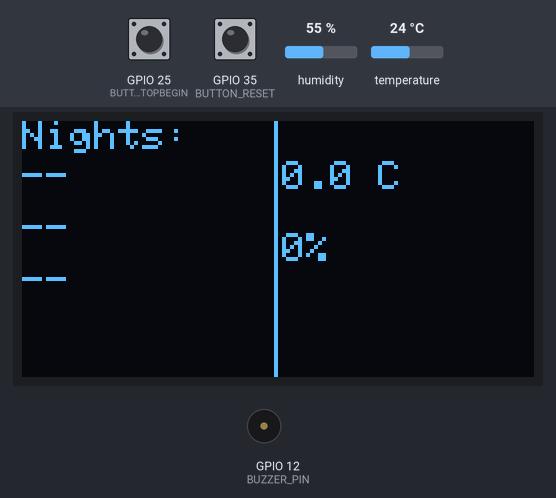
A sketch run on a simulated ESP32. Parts: 128×64 one-colour display, buzzer (waves = sounding, pin HIGH). The test bench sets the inputs (shaded band); at power-on: GPIO 25 (BUTTON_STOPBEGIN) LOW, humidity 55 %, GPIO 35 (BUTTON_RESET) LOW, temperature 24 °C. EEPROM starts erased.

Above: at 1.2 s.
1.3 s: GPIO 25 (BUTTON_STOPBEGIN) pulled HIGH for 0.15 s
At 2.04 s:
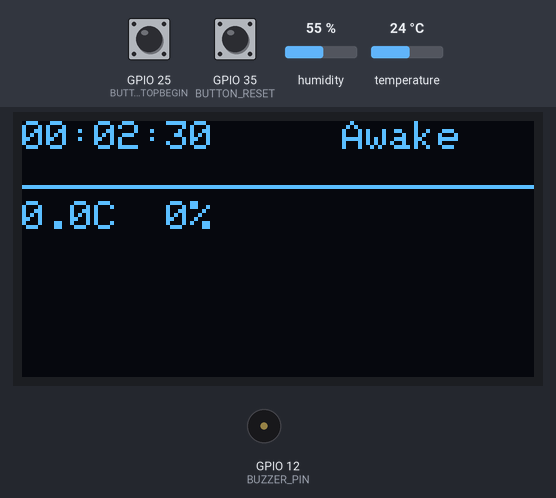
3.2 s: GPIO 25 (BUTTON_STOPBEGIN) pulled HIGH for 1 s
At 4.07 s:
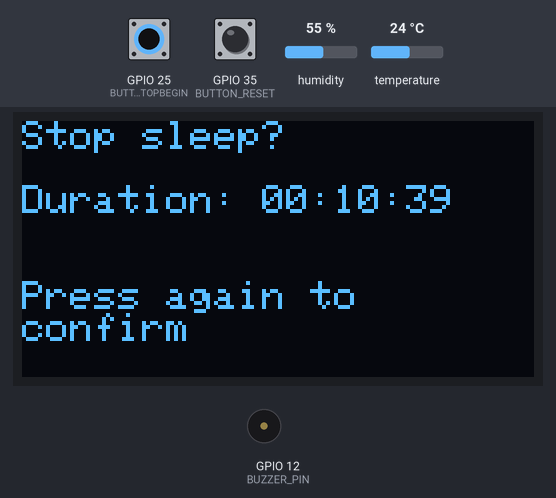
5.7 s: GPIO 25 (BUTTON_STOPBEGIN) pulled HIGH for 0.15 s
At 7.4 s:
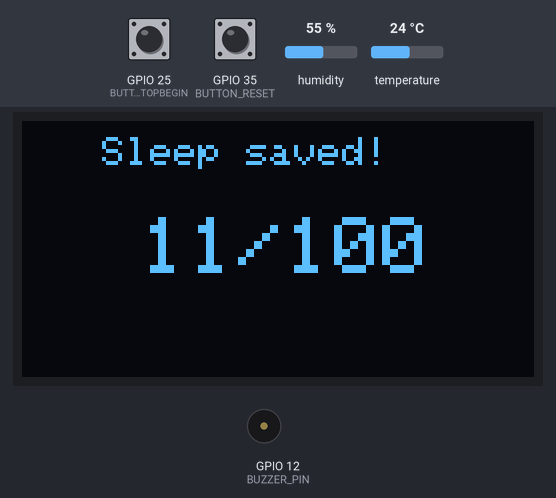
10.3 s: humidity set to 22 %
At 11.1 s:
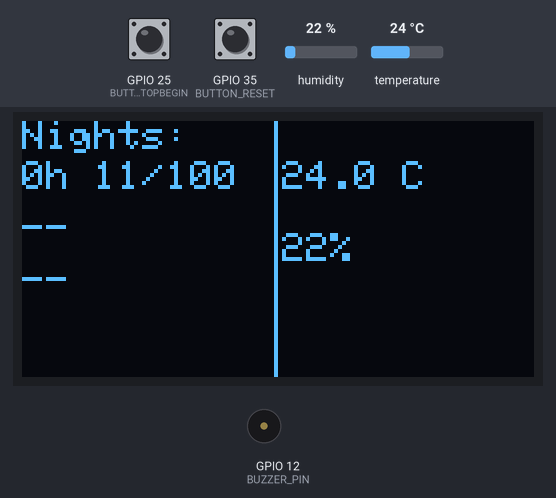
11.8 s: GPIO 25 (BUTTON_STOPBEGIN) pulled HIGH for 3.2 s
At 13.18 s:
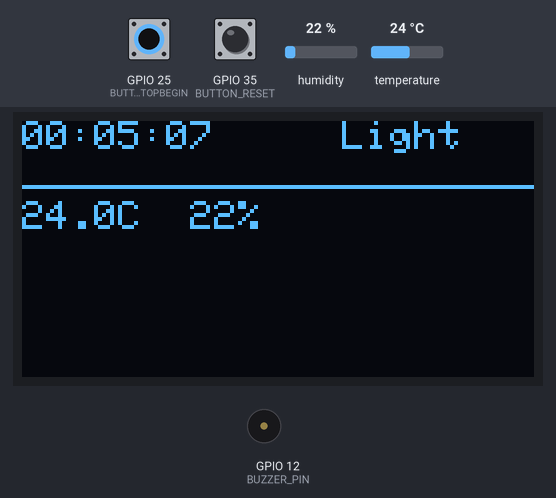
21.2 s: GPIO 35 (BUTTON_RESET) pulled HIGH for 0.15 s
At 28.84 s:
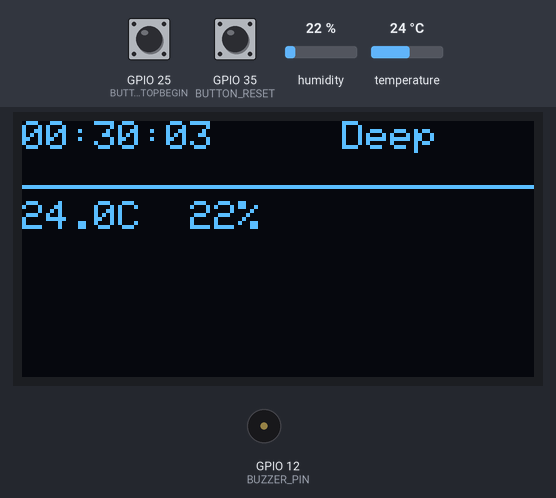
Timing chart, 0 to 30.3 s (numbered marks = the images above; inputs shaded):
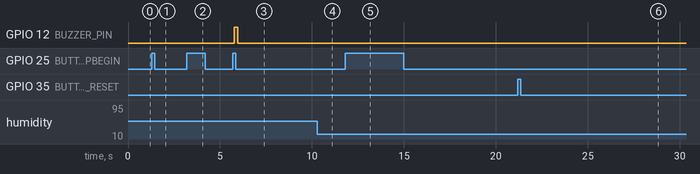

Measured:
- after the input at 1.3 s, the display: first changes at once (image 1 shows a later state)
- after the input at 3.2 s, the display: first changes after 0.05 s (image 2 shows a later state)
- after the input at 5.7 s, GPIO 12 (BUZZER_PIN): LOW → HIGH after 0.06 s, → LOW 0.20 s later; the display: changes after 0.29 s (image 3)
- after the input at 10.3 s, the display: changes at once (image 4)
- after the input at 11.8 s, the display: first changes at once (image 5 shows a later state)
- after the input at 21.2 s, the display: first changes after 0.07 s (image 6 shows a later state)
- what the display in image 3 shows lasts 2.8 s, from 6.0 s to 8.8 s

The sketch:

sleep_tracker.ino
```cpp
#include <Wire.h>
#include "config.h"
#include "sleep_session.h"
#include "sensor.h"
#include "display_manager.h"

// ─── Globals ──────────────────────────────────────────────────────────────────

SleepTracker tracker;
SensorManager sensor;
DisplayManager display;

// Button state
int lastSBState = LOW;
int lastRSState = LOW;
unsigned long lastSBPress = 0;
unsigned long lastRSPress = 0;

// ─── Setup ────────────────────────────────────────────────────────────────────

void setup()
{
    Serial.begin(115200);

    if (!display.begin())
    {
        Serial.println(F("Display init failed"));
        for (;;)
            ;
    }

    sensor.begin();
    tracker.begin();

    pinMode(BUTTON_STOPBEGIN, INPUT);
    pinMode(BUTTON_RESET, INPUT);
    pinMode(BUZZER_PIN, OUTPUT);
}

// ─── Loop ─────────────────────────────────────────────────────────────────────

void loop()
{
    sensor.update();
    tracker.update();

    handleButtons();
    checkConfirmTimeout();

    // Build display data
    DisplayData data;
    data.temp = sensor.getTemp();
    data.humidity = sensor.getHumidity();
    data.elapsedMs = tracker.getElapsedMs();
    data.epochMs = millis();
    data.state = tracker.getState();
    data.phaseName = tracker.getPhaseName();
    data.lastScore = tracker.getHistory(0).score;

    // Fill history array
    static SleepSession historyBuf[HISTORY_COUNT];
    for (int i = 0; i < HISTORY_COUNT; i++)
    {
        historyBuf[i] = tracker.getHistory(i);
    }
    data.history = historyBuf;

    display.render(data);

    delay(100); // ~10fps is plenty for this UI
}

// ─── Button handling ──────────────────────────────────────────────────────────

void handleButtons()
{
    int sbState = digitalRead(BUTTON_STOPBEGIN);
    int rsState = digitalRead(BUTTON_RESET);

    // STOPBEGIN button
    if (sbState == HIGH && lastSBState == LOW &&
        millis() - lastSBPress > BTN_DEBOUNCE_MS)
    {
        lastSBPress = millis();
        onStopBeginPress();
    }

    // RESET button — only useful in IDLE to clear history (optional)
    if (rsState == HIGH && lastRSState == LOW &&
        millis() - lastRSPress > BTN_DEBOUNCE_MS)
    {
        lastRSPress = millis();
        onResetPress();
    }

    lastSBState = sbState;
    lastRSState = rsState;
}

void onStopBeginPress()
{
    SleepState state = tracker.getState();

    if (state == STATE_IDLE || state == STATE_STOPPED)
    {
        sensor.resetAverages();
        tracker.startSleep();
    }
    else if (state == STATE_TRACKING)
    {
        tracker.stopSleep(sensor.getAvgTemp(), sensor.getAvgHumidity());
        // stopSleep with STATE_TRACKING moves to STATE_CONFIRM_STOP
    }
    else if (state == STATE_CONFIRM_STOP)
    {
        tracker.stopSleep(sensor.getAvgTemp(), sensor.getAvgHumidity());
        // Second call finalizes — buzzer feedback
        beep(200);
    }
}

void onResetPress()
{
    // Only restart the running sleep timer; leave everything else untouched.
    tracker.resetSleepTimer();
}

// If confirm window expires, cancel stop
void checkConfirmTimeout()
{
    // The tracker doesn't hold the confirm timestamp publicly,
    // so we track it here and call cancelStop if needed.
    static unsigned long confirmStarted = 0;

    if (tracker.getState() == STATE_CONFIRM_STOP)
    {
        if (confirmStarted == 0)
            confirmStarted = millis();
        if (millis() - confirmStarted > BTN_CONFIRM_WINDOW_MS)
        {
            tracker.cancelStop();
            confirmStarted = 0;
        }
    }
    else
    {
        confirmStarted = 0;
    }
}

// ─── Buzzer ───────────────────────────────────────────────────────────────────

void beep(int durationMs)
{
    digitalWrite(BUZZER_PIN, HIGH);
    delay(durationMs);
    digitalWrite(BUZZER_PIN, LOW);
}
```

display_manager.h
```cpp
#pragma once
#include <Arduino.h>
#include <Adafruit_GFX.h>
#include <Adafruit_SSD1306.h>
#include "config.h"
#include "sleep_session.h"

// All data the display needs in one place
struct DisplayData {
    // Current sensor
    float temp;
    float humidity;

    // Time
    unsigned long elapsedMs;   // sleep timer
    unsigned long epochMs;     // millis() at boot offset — or RTC if you add one

    // State
    SleepState state;
    const char* phaseName;

    // History (pointer to array of HISTORY_COUNT)
    const SleepSession* history;

    // For confirm screen
    int lastScore;
};

class DisplayManager {
public:
    DisplayManager();
    bool begin();  // returns false if display init fails

    // Master render — call every loop()
    void render(const DisplayData& data);

private:
    Adafruit_SSD1306 _display;

    // Sub-renderers
    void _renderIdle(const DisplayData& data);
    void _renderTracking(const DisplayData& data);
    void _renderConfirmStop(const DisplayData& data);
    void _renderStopped(const DisplayData& data);

    // Reusable drawing helpers
    void _drawHistory(const SleepSession* history, int x, int y, int w, int h);
    void _drawCurrentStats(const DisplayData& data, int x, int y, int w, int h);
    void _drawTimer(unsigned long ms, int x, int y);
    void _drawPhase(const char* phase, int x, int y);

    // Format helpers
    void _formatDuration(unsigned long ms, char* buf, size_t bufLen);
};
```

sensor.h
```cpp
#pragma once
#include <Arduino.h>
#include <DHT.h>
#include "config.h"

class SensorManager {
public:
    SensorManager();
    void begin();

    // Call every loop() — only reads hardware every SENSOR_READ_INTERVAL_MS
    void update();

    float getTemp() const     { return _temp; }
    float getHumidity() const { return _humidity; }

    // Running averages since last reset (for scoring)
    float getAvgTemp() const;
    float getAvgHumidity() const;
    void resetAverages();

private:
    DHT _dht;
    unsigned long _lastReadMs;

    float _temp;
    float _humidity;

    // Running average state
    float _tempSum;
    float _humSum;
    unsigned long _sampleCount;
};
```

sleep_session.h
```cpp
#pragma once
#include <Arduino.h>
#include "config.h"

enum SleepState
{
    STATE_IDLE,
    STATE_TRACKING,
    STATE_CONFIRM_STOP,
    STATE_STOPPED
};

enum SleepPhase
{
    PHASE_AWAKE,
    PHASE_LIGHT,
    PHASE_DEEP,
    PHASE_REM
};

struct SleepSession
{
    unsigned long startTime;  // millis() when sleep began
    unsigned long durationMs; // filled on stop
    float avgTemp;
    float avgHumidity;
    int score;  // 0–100
    bool valid; // false = empty slot
};

class SleepTracker
{
public:
    SleepTracker();

    void begin();
    void update();
    void startSleep();
    void resetSleepTimer();
    void stopSleep(float avgTemp, float avgHumidity);
    void cancelStop();

    SleepState getState() const { return _state; }
    unsigned long getElapsedMs() const;
    SleepPhase getCurrentPhase() const;
    const char *getPhaseName() const;

    // History
    SleepSession getHistory(int index) const; // 0 = most recent

    // Score calculation (public so you can preview it)
    static int calculateScore(unsigned long durationMs, float avgTemp, float avgHumidity);

private:
    SleepState _state;
    unsigned long _sleepStartMs;
    unsigned long _confirmStartMs;
    unsigned long _stoppedStartMs;

    SleepSession _history[HISTORY_COUNT];

    void _shiftHistory(SleepSession newSession);
    void _saveHistory();
    void _loadHistory();
};
```

display_manager.cpp
```cpp
#include "display_manager.h"
#include <stdio.h>

DisplayManager::DisplayManager()
    : _display(SCREEN_WIDTH, SCREEN_HEIGHT, &Wire, -1)
{
}

bool DisplayManager::begin()
{
    if (!_display.begin(SSD1306_SWITCHCAPVCC, SCREEN_I2C_ADDR))
    {
        return false;
    }
    _display.clearDisplay();
    _display.display();
    return true;
}

// ─── Master render ────────────────────────────────────────────────────────────

void DisplayManager::render(const DisplayData &data)
{
    _display.clearDisplay();

    switch (data.state)
    {
    case STATE_IDLE:
        _renderIdle(data);
        break;
    case STATE_TRACKING:
        _renderTracking(data);
        break;
    case STATE_CONFIRM_STOP:
        _renderConfirmStop(data);
        break;
    case STATE_STOPPED:
        _renderStopped(data);
        break;
    }

    _display.display();
}

// ─── Screen layouts ───────────────────────────────────────────────────────────

void DisplayManager::_renderIdle(const DisplayData &data)
{
    // Left half: history, Right half: current temp/humidity
    _drawHistory(data.history, 0, 0, 62, SCREEN_HEIGHT);

    // Vertical divider
    _display.drawFastVLine(63, 0, SCREEN_HEIGHT, SSD1306_WHITE);

    _drawCurrentStats(data, 65, 0, SCREEN_WIDTH - 65, SCREEN_HEIGHT);
}

void DisplayManager::_renderTracking(const DisplayData &data)
{
    // Top: timer + phase
    _drawTimer(data.elapsedMs, 0, 0);
    _drawPhase(data.phaseName, 80, 0);

    // Divider
    _display.drawFastHLine(0, 16, SCREEN_WIDTH, SSD1306_WHITE);

    // Bottom: temp + humidity
    _display.setTextSize(1);
    _display.setTextColor(SSD1306_WHITE);

    char buf[24];
    snprintf(buf, sizeof(buf), "%.1fC  %.0f%%", data.temp, data.humidity);
    _display.setCursor(0, 20);
    _display.print(buf);
}

void DisplayManager::_renderConfirmStop(const DisplayData &data)
{
    _display.setTextSize(1);
    _display.setTextColor(SSD1306_WHITE);

    _display.setCursor(0, 0);
    _display.println("Stop sleep?");

    char dur[16];
    _formatDuration(data.elapsedMs, dur, sizeof(dur));
    _display.setCursor(0, 16);
    _display.print("Duration: ");
    _display.println(dur);

    _display.setCursor(0, 40);
    _display.println("Press again to");
    _display.println("confirm");
}

void DisplayManager::_renderStopped(const DisplayData &data)
{
    _display.setTextSize(1);
    _display.setTextColor(SSD1306_WHITE);

    _display.setCursor(20, 4);
    _display.println("Sleep saved!");

    _display.setTextSize(2);
    _display.setCursor(30, 24);
    _display.print(data.lastScore);
    _display.println("/100");
}

// ─── Drawing helpers ──────────────────────────────────────────────────────────

void DisplayManager::_drawHistory(const SleepSession *history, int x, int y, int w, int h)
{
    _display.setTextSize(1);
    _display.setTextColor(SSD1306_WHITE);
    _display.setCursor(x, y);
    _display.println("Nights:");

    for (int i = 0; i < IDLE_HISTORY_DISPLAY_COUNT && i < HISTORY_COUNT; i++)
    {
        int rowY = y + 10 + i * 13;
        if (!history[i].valid)
        {
            _display.setCursor(x, rowY);
            _display.println("--");
            continue;
        }
        char buf[16];
        snprintf(buf, sizeof(buf), "%dh %d/100",
                 (int)(history[i].durationMs / 3600000UL),
                 history[i].score);
        _display.setCursor(x, rowY);
        _display.print(buf);
    }
}

void DisplayManager::_drawCurrentStats(const DisplayData &data, int x, int y, int w, int h)
{
    _display.setTextSize(1);
    _display.setTextColor(SSD1306_WHITE);

    char buf[16];

    snprintf(buf, sizeof(buf), "%.1f C", data.temp);
    _display.setCursor(x, y + 10);
    _display.print(buf);

    snprintf(buf, sizeof(buf), "%.0f%%", data.humidity);
    _display.setCursor(x, y + 28);
    _display.print(buf);
}

void DisplayManager::_drawTimer(unsigned long ms, int x, int y)
{
    char buf[12];
    _formatDuration(ms, buf, sizeof(buf));
    _display.setTextSize(1);
    _display.setTextColor(SSD1306_WHITE);
    _display.setCursor(x, y);
    _display.print(buf);
}

void DisplayManager::_drawPhase(const char *phase, int x, int y)
{
    _display.setTextSize(1);
    _display.setTextColor(SSD1306_WHITE);
    _display.setCursor(x, y);
    _display.print(phase);
}

void DisplayManager::_formatDuration(unsigned long ms, char *buf, size_t bufLen)
{
    unsigned long totalSec = ms / 1000;
    unsigned long h = totalSec / 3600;
    unsigned long m = (totalSec % 3600) / 60;
    unsigned long s = totalSec % 60;
    snprintf(buf, bufLen, "%02lu:%02lu:%02lu", h, m, s);
}
```

sensor.cpp
```cpp
#include "sensor.h"

SensorManager::SensorManager()
    : _dht(DHT_PIN, DHT11), _lastReadMs(0),
      _temp(0), _humidity(0),
      _tempSum(0), _humSum(0), _sampleCount(0)
{}

void SensorManager::begin() {
    _dht.begin();
}

void SensorManager::update() {
    if (millis() - _lastReadMs < SENSOR_READ_INTERVAL_MS) return;
    _lastReadMs = millis();

    float t = _dht.readTemperature();
    float h = _dht.readHumidity();

    if (!isnan(t) && !isnan(h)) {
        _temp = t;
        _humidity = h;
        _tempSum += t;
        _humSum  += h;
        _sampleCount++;
    }
}

float SensorManager::getAvgTemp() const {
    if (_sampleCount == 0) return _temp;
    return _tempSum / _sampleCount;
}

float SensorManager::getAvgHumidity() const {
    if (_sampleCount == 0) return _humidity;
    return _humSum / _sampleCount;
}

void SensorManager::resetAverages() {
    _tempSum     = 0;
    _humSum      = 0;
    _sampleCount = 0;
}
```

sleep_session.cpp
```cpp
#include "sleep_session.h"
#include <Preferences.h>
#include <math.h>

static Preferences prefs;

static unsigned long scaleSleepTime(unsigned long elapsedMs)
{
#if DEBUG_MODE
    unsigned long long scaled = (unsigned long long)elapsedMs * DEBUG_SLEEP_TIME_SCALE;
    return scaled > 0xFFFFFFFFULL ? 0xFFFFFFFFUL : (unsigned long)scaled;
#else
    return elapsedMs;
#endif
}

SleepTracker::SleepTracker()
    : _state(STATE_IDLE), _sleepStartMs(0), _confirmStartMs(0), _stoppedStartMs(0)
{
    for (int i = 0; i < HISTORY_COUNT; i++)
    {
        _history[i].valid = false;
    }
}

void SleepTracker::begin()
{
    _loadHistory();
}

void SleepTracker::update()
{
    if (_state == STATE_STOPPED && millis() - _stoppedStartMs > STOPPED_SCREEN_MS)
    {
        _state = STATE_IDLE;
        _stoppedStartMs = 0;
    }
}

void SleepTracker::startSleep()
{
    _sleepStartMs = millis();
    _state = STATE_TRACKING;
}

void SleepTracker::resetSleepTimer()
{
    if (_state == STATE_TRACKING)
    {
        _sleepStartMs = millis();
    }
}

void SleepTracker::stopSleep(float avgTemp, float avgHumidity)
{
    if (_state != STATE_TRACKING && _state != STATE_CONFIRM_STOP)
        return;

    if (_state == STATE_TRACKING)
    {
        // First press: enter confirm state
        _confirmStartMs = millis();
        _state = STATE_CONFIRM_STOP;
        return;
    }

    // Second press (or confirm window still open): finalize
    unsigned long durationMs = scaleSleepTime(millis() - _sleepStartMs);
    int score = calculateScore(durationMs, avgTemp, avgHumidity);

    SleepSession session;
    session.startTime = _sleepStartMs;
    session.durationMs = durationMs;
    session.avgTemp = avgTemp;
    session.avgHumidity = avgHumidity;
    session.score = score;
    session.valid = true;

    _shiftHistory(session);
    _saveHistory();

    _stoppedStartMs = millis();
    _state = STATE_STOPPED;
}

void SleepTracker::cancelStop()
{
    if (_state == STATE_CONFIRM_STOP)
    {
        _state = STATE_TRACKING;
    }
}

unsigned long SleepTracker::getElapsedMs() const
{
    if (_state == STATE_IDLE || _state == STATE_STOPPED)
        return 0;
    return scaleSleepTime(millis() - _sleepStartMs);
}

SleepPhase SleepTracker::getCurrentPhase() const
{
    unsigned long mins = getElapsedMs() / 60000UL;
    // Simple time-based model cycling every 90 min
    unsigned long cycle = mins % 90;
    if (mins < 5)
        return PHASE_AWAKE;
    if (cycle < 30)
        return PHASE_LIGHT;
    if (cycle < 60)
        return PHASE_DEEP;
    return PHASE_REM;
}

const char *SleepTracker::getPhaseName() const
{
    switch (getCurrentPhase())
    {
    case PHASE_AWAKE:
        return "Awake";
    case PHASE_LIGHT:
        return "Light";
    case PHASE_DEEP:
        return "Deep";
    case PHASE_REM:
        return "REM";
    default:
        return "---";
    }
}

SleepSession SleepTracker::getHistory(int index) const
{
    if (index < 0 || index >= HISTORY_COUNT)
    {
        SleepSession empty;
        empty.valid = false;
        return empty;
    }
    return _history[index];
}

int SleepTracker::calculateScore(unsigned long durationMs, float avgTemp, float avgHumidity)
{
    float hours = durationMs / 3600000.0f;

    // Duration score (0–70): peaks at IDEAL_SLEEP_HOURS, falls off on both sides
    float durationDiff = fabs(hours - IDEAL_SLEEP_HOURS);
    float durationScore = max(0.0f, (float)SCORE_DURATION_MAX * (1.0f - durationDiff / 4.0f));

    // Comfort score (0–30): based on temp and humidity proximity to ideal
    float tempDiff = fabs(avgTemp - IDEAL_TEMP) / 5.0f;         // normalize over 5 deg range
    float humDiff = fabs(avgHumidity - IDEAL_HUMIDITY) / 20.0f; // normalize over 20% range
    float comfortScore = (float)SCORE_COMFORT_MAX * max(0.0f, 1.0f - (tempDiff + humDiff) / 2.0f);

    return (int)(durationScore + comfortScore);
}

void SleepTracker::_shiftHistory(SleepSession newSession)
{
    // Shift older entries back, newest at index 0
    for (int i = HISTORY_COUNT - 1; i > 0; i--)
    {
        _history[i] = _history[i - 1];
    }
    _history[0] = newSession;
}

void SleepTracker::_saveHistory()
{
    prefs.begin(PREFS_NAMESPACE, false);
    prefs.putBytes("history", _history, sizeof(_history));
    prefs.end();
}

void SleepTracker::_loadHistory()
{
    prefs.begin(PREFS_NAMESPACE, true);
    if (prefs.isKey("history"))
    {
        prefs.getBytes("history", _history, sizeof(_history));
    }
    prefs.end();
}
```

config.h
```cpp
#pragma once

// --- Display ---
#define SCREEN_WIDTH 128
#define SCREEN_HEIGHT 64
#define SCREEN_I2C_ADDR 0x3C

// --- Pins ---
#define BUTTON_STOPBEGIN 25
#define BUTTON_RESET 35
#define DHT_PIN 27
#define BUZZER_PIN 12

// --- Button debounce ---
#define BTN_DEBOUNCE_MS 250
#define BTN_CONFIRM_WINDOW_MS 3000 // how long confirm prompt stays visible
#define STOPPED_SCREEN_MS 3000     // how long the saved screen stays visible

// --- Debug demo mode ---
#define DEBUG_MODE 1
#define DEBUG_SLEEP_TIME_SCALE 240UL // 1 real second becomes 1 minute of sleep time

// --- DHT ---
#define SENSOR_READ_INTERVAL_MS 2000

// --- Sleep scoring ---
#define SCORE_MAX 100
#define SCORE_DURATION_MAX 70
#define SCORE_COMFORT_MAX 30
#define IDEAL_SLEEP_HOURS 7.5f
#define IDEAL_TEMP 19.0f
#define IDEAL_HUMIDITY 50.0f

// --- History ---
#define HISTORY_COUNT 4
#define IDLE_HISTORY_DISPLAY_COUNT 3
#define PREFS_NAMESPACE "sleeptracker"
```
